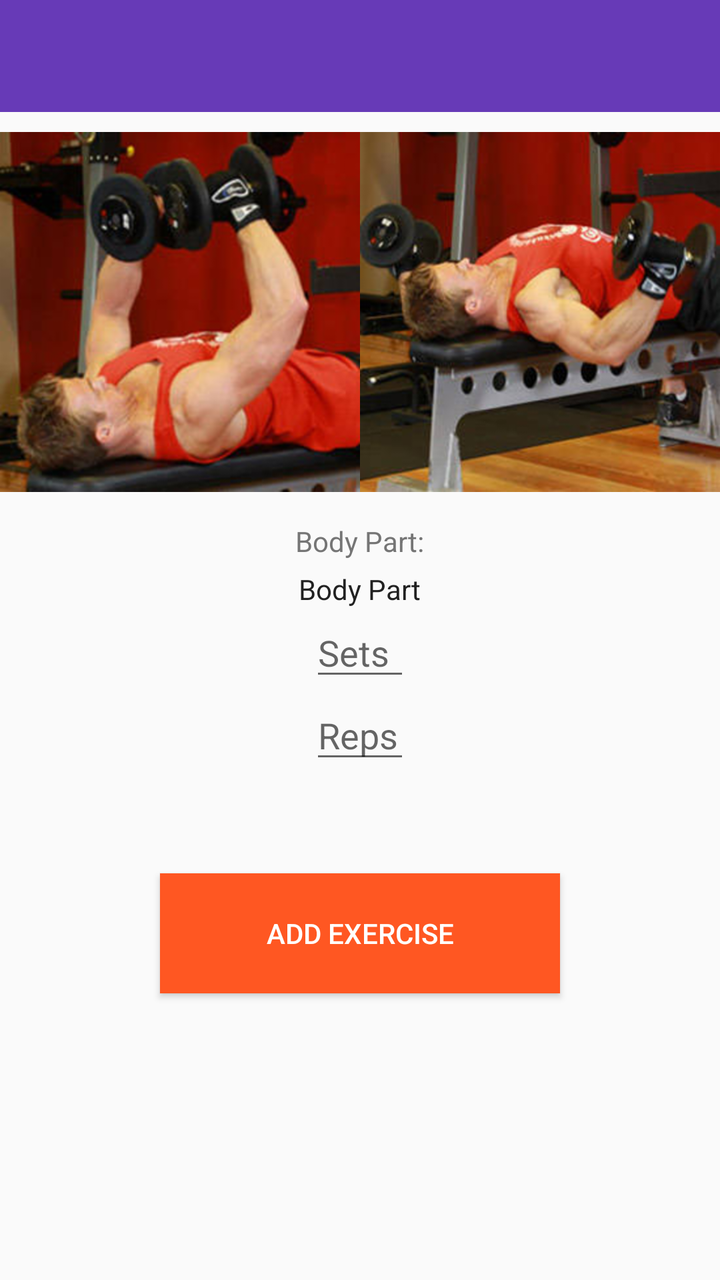
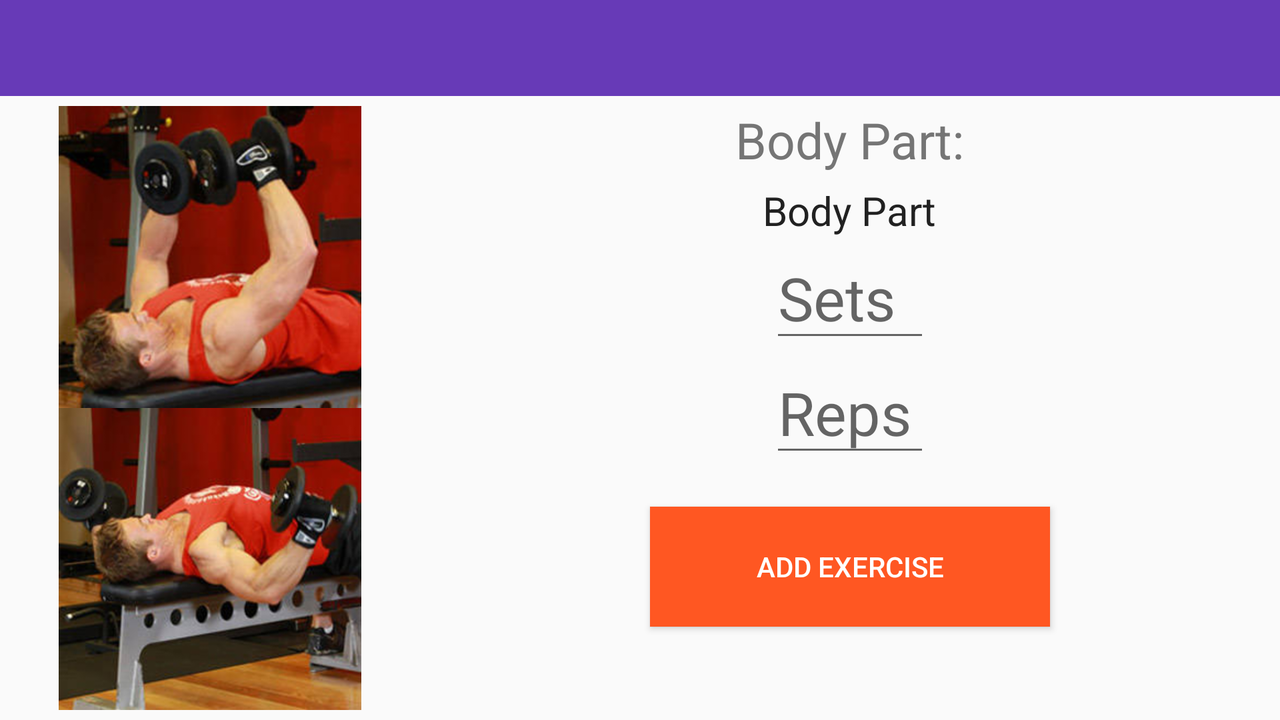

The same Android screen from two of the app's own layout files: first res/layout/ as a phone draws it, then the repository's variant for another configuration, drawn on a device whose configuration selects that folder. Both files follow.
<!-- AndroidManifest.xml: application theme AppTheme.NoActionBar -->
<!-- res/layout/fragment_create_custom_exercise.xml -->
<?xml version="1.0" encoding="utf-8"?>
<LinearLayout xmlns:android="http://schemas.android.com/apk/res/android"
    xmlns:app="http://schemas.android.com/apk/res-auto"
    xmlns:tools="http://schemas.android.com/tools"
    android:layout_width="match_parent"
    android:layout_height="match_parent"
    android:orientation="vertical"
    tools:context="com.example.gleative.workit.CreateCustomExerciseActivity">

    <android.support.design.widget.AppBarLayout
        android:id="@+id/appBarLayout"
        android:layout_width="match_parent"
        android:layout_height="wrap_content">

        <android.support.v7.widget.Toolbar
            android:id="@+id/toolbar_execise_name"
            android:layout_width="match_parent"
            android:layout_height="?attr/actionBarSize"
            app:layout_scrollFlags="scroll|enterAlways"
            app:popupTheme="@style/ThemeOverlay.AppCompat.Light"
            app:theme="@style/ThemeOverlay.AppCompat.Dark.ActionBar" />

    </android.support.design.widget.AppBarLayout>

    <LinearLayout
        android:layout_width="match_parent"
        android:layout_height="wrap_content"
        android:orientation="horizontal">

        <ImageView
            android:id="@+id/selected_exercise_picture1"
            android:layout_width="368dp"
            android:layout_height="200dp"
            android:src="@drawable/e12_1"
            android:layout_weight="1"
            />

        <ImageView
            android:id="@+id/selected_exercise_picture2"
            android:layout_width="368dp"
            android:layout_height="200dp"
            android:src="@drawable/e12_2"
            android:layout_weight="1"/>

    </LinearLayout>

    <TextView
        android:layout_width="wrap_content"
        android:layout_height="wrap_content"
        android:layout_marginTop="5dp"
        android:layout_gravity="center"
        android:textColor="@color/colorSecondaryText"
        android:text="Body Part:"/>

    <TextView
        android:id="@+id/selected_exercise_body_part"
        android:layout_width="wrap_content"
        android:layout_height="wrap_content"
        android:layout_marginTop="5dp"
        android:textColor="@color/colorPrimaryText"
        android:layout_gravity="center"
        android:text="Body Part" />

    <EditText
        android:id="@+id/sets"
        android:layout_width="50dp"
        android:layout_height="wrap_content"
        android:layout_gravity="center"
        android:hint="Sets"
        android:maxLength="2"
        android:inputType="number"/>

    <EditText
        android:id="@+id/reps"
        android:layout_width="50dp"
        android:layout_height="wrap_content"
        android:layout_gravity="center"
        android:hint="Reps"
        android:maxLength="2"
        android:inputType="number"/>

    <Button
        android:id="@+id/add_custom_exercise"
        android:layout_width="200dp"
        android:layout_height="60dp"
        android:layout_marginTop="50dp"
        android:background="@color/colorAccent"
        android:textColor="@color/colorTextIcons"
        android:text="add exercise"
        android:onClick="addCustomExerciseToWorkout"
        android:layout_gravity="bottom|center"/>

</LinearLayout>
<!-- resources referenced by this layout -->
<resources>
  <color name="colorAccent">#FF5722</color>
  <color name="colorPrimaryText">#212121</color>
  <color name="colorSecondaryText">#757575</color>
  <color name="colorTextIcons">#FFFFFF</color>
  <!-- drawable e12_1: png bitmap (drawable-hdpi, 96798 bytes) -->
  <!-- drawable e12_2: png bitmap (drawable-hdpi, 98482 bytes) -->
  <style name="AppTheme.NoActionBar">
          <item name="windowActionBar">false</item>
          <item name="windowNoTitle">true</item>
      </style>
</resources>
<!-- res/layout-land/fragment_create_custom_exercise.xml (the repository's variant of the layout above) -->
<!-- drawn on the phone turned sideways -->
<?xml version="1.0" encoding="utf-8"?>
<LinearLayout xmlns:android="http://schemas.android.com/apk/res/android"
    xmlns:app="http://schemas.android.com/apk/res-auto"
    xmlns:tools="http://schemas.android.com/tools"
    android:layout_width="match_parent"
    android:layout_height="match_parent"
    android:orientation="vertical"
    tools:context="com.example.gleative.workit.CreateCustomExerciseActivity">

    <android.support.design.widget.AppBarLayout
        android:id="@+id/appBarLayout"
        android:layout_width="match_parent"
        android:layout_height="wrap_content">

        <android.support.v7.widget.Toolbar
            android:id="@+id/toolbar_execise_name"
            android:layout_width="match_parent"
            android:layout_height="?attr/actionBarSize"
            app:layout_scrollFlags="scroll|enterAlways"
            app:popupTheme="@style/ThemeOverlay.AppCompat.Light"
            app:theme="@style/ThemeOverlay.AppCompat.Dark.ActionBar" />

    </android.support.design.widget.AppBarLayout>

    <LinearLayout
        android:layout_width="match_parent"
        android:layout_height="wrap_content">

    <LinearLayout
        android:layout_width="wrap_content"
        android:layout_height="wrap_content"
        android:orientation="vertical"
        android:layout_margin="5dp">

        <ImageView
            android:id="@+id/selected_exercise_picture1"
            android:layout_width="200dp"
            android:layout_height="200dp"
            android:src="@drawable/e12_1"
            android:layout_weight="1"
            />

        <ImageView
            android:id="@+id/selected_exercise_picture2"
            android:layout_width="200dp"
            android:layout_height="200dp"
            android:src="@drawable/e12_2"
            android:layout_weight="1"/>

    </LinearLayout>


    <LinearLayout
        android:layout_width="match_parent"
        android:layout_height="match_parent"
        android:orientation="vertical">

            <TextView
                android:layout_width="wrap_content"
                android:layout_height="wrap_content"
                android:layout_gravity="center"
                android:layout_marginTop="5dp"
                android:textSize="25dp"
                android:text="Body Part:"
                android:textColor="@color/colorSecondaryText" />

            <TextView
                android:id="@+id/selected_exercise_body_part"
                android:layout_width="wrap_content"
                android:layout_height="wrap_content"
                android:layout_marginTop="5dp"
                android:textColor="@color/colorPrimaryText"
                android:layout_gravity="center"
                android:textSize="20dp"
                android:text="Body Part" />

            <EditText
                android:id="@+id/sets"
                android:layout_width="80dp"
                android:layout_height="wrap_content"
                android:layout_gravity="center"
                android:textSize="30sp"
                android:hint="Sets"
                android:maxLength="2"
                android:inputType="number"/>

            <EditText
                android:id="@+id/reps"
                android:layout_width="80dp"
                android:layout_height="wrap_content"
                android:layout_gravity="center"
                android:textSize="30sp"
                android:hint="Reps"
                android:maxLength="2"
                android:inputType="number"/>



        <Button
            android:id="@+id/add_custom_exercise"
            android:layout_width="200dp"
            android:layout_height="60dp"
            android:layout_marginTop="20dp"
            android:background="@color/colorAccent"
            android:textColor="@color/colorTextIcons"
            android:text="add exercise"
            android:onClick="addCustomExerciseToWorkout"
            android:layout_gravity="center|bottom"/>


    </LinearLayout>

    </LinearLayout>

</LinearLayout>
